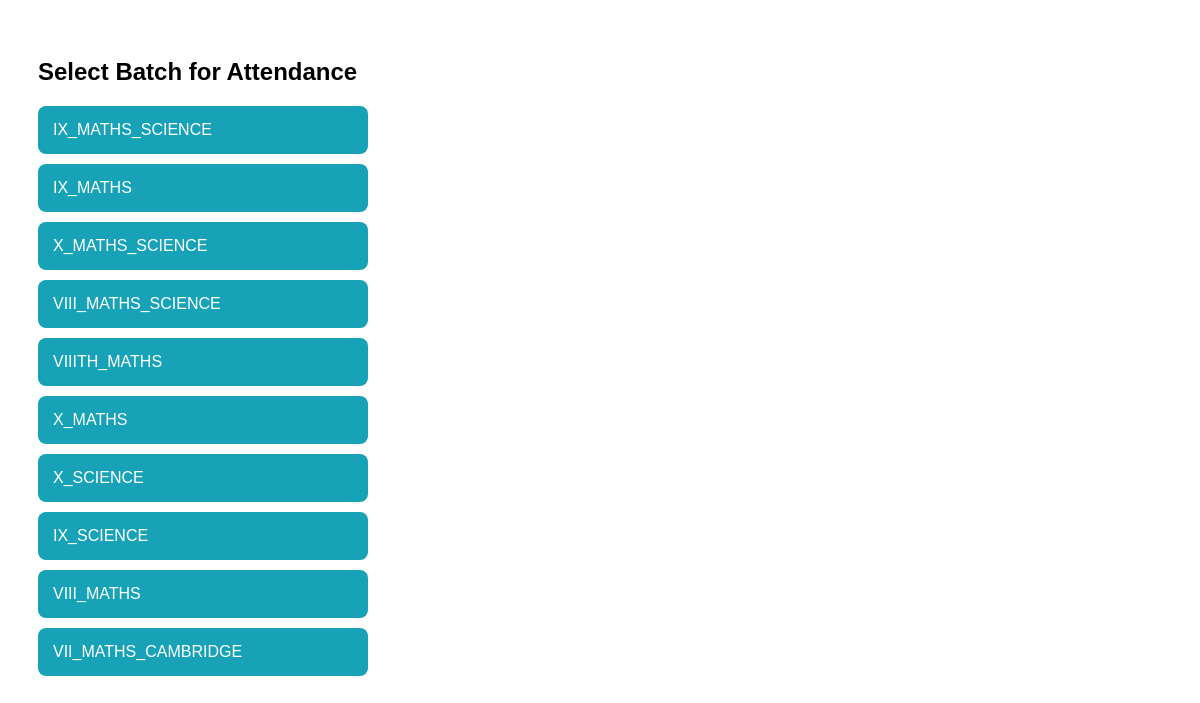
Before: /attendance/ with the older database file.
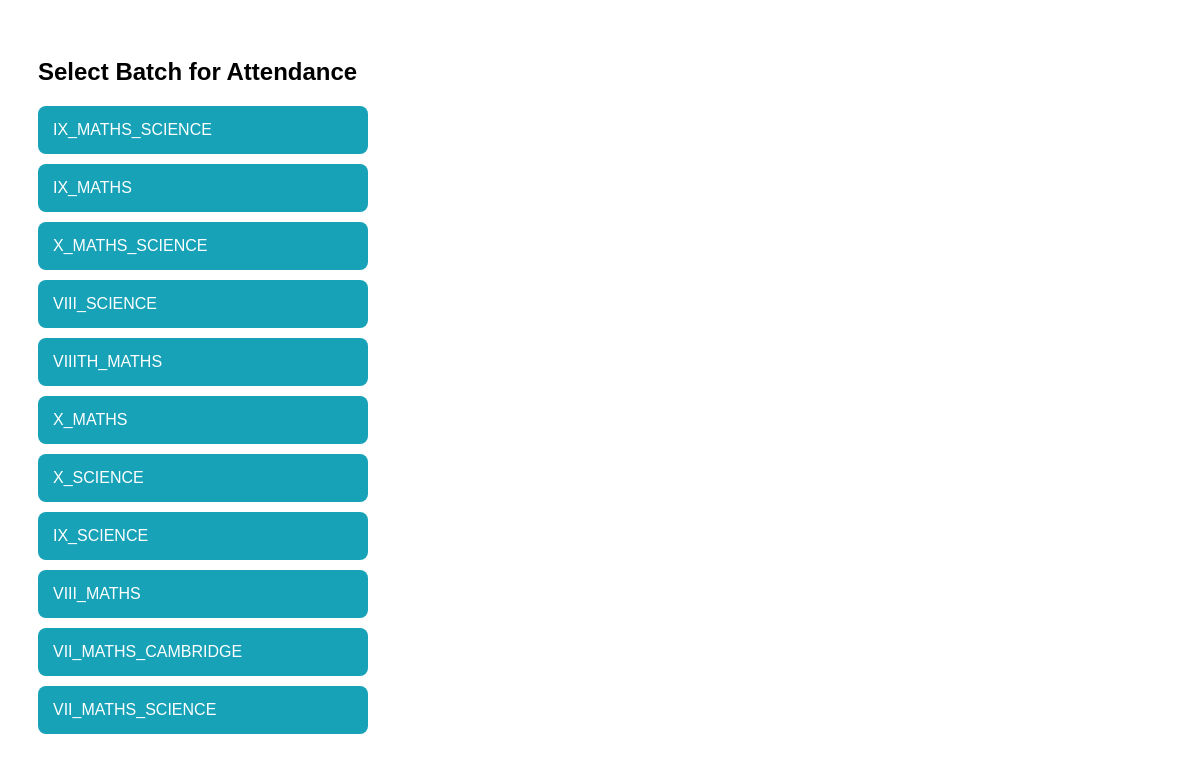
After: the same page with the newer database file.
### students/models.py (models this page shows, shortened)
class Batch(models.Model):
    batch_name = models.CharField(max_length=50)
    student_class = models.CharField(max_length=20, blank=True, null=True)

### students/views.py (the view)
# urls.py: path('attendance/', views.attendance_batches, name='attendance_batches'),
def attendance_batches(request):
    batches = Batch.objects.all()
    return render(request, "attendance/batches.html", {"batches": batches})

### templates/attendance/batches.html (shortened to what this page needs)
<!DOCTYPE html>
<html>
<head>
</head>
<body>
<h2>Select Batch for Attendance</h2>
{% for batch in batches %}
    <a href="/attendance/{{ batch.id }}/" class="batch-card">
        {{ batch.batch_name }}
    </a>
{% empty %}
    <p>No batches found</p>
{% endfor %}
</body>
</html>

Changed rows visible on the page:
changed Batch: batch_name "VIII_MATHS_SCIENCE" → "VIII_SCIENCE"
added Batch: batch_name "VII_MATHS_SCIENCE"
